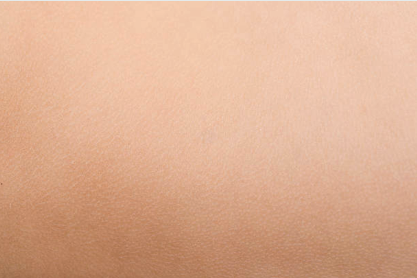
#> input picture Mini Project 3/skin_color_images/1.png, 417 x 278 px, found by its file name
$ python 'main(4).py'
#> lines starting #> are read from the running program, lines starting #| are printed output that depends on the picture
import numpy as np
import cv2
import math

def calculate_hs_histogram(img, bin_size):
    height, width, _ = img.shape
    img_hsv = cv2.cvtColor(img, cv2.COLOR_BGR2HSV)
    max_h = 179
    max_s = 255
    hs_hist = np.zeros((math.ceil(max_h+1/bin_size), math.ceil(max_s+1/bin_size)))
    for i in range(height):
        for j in range(width):
            h = img_hsv[i, j, 0]
            s = img_hsv[i, j, 1]
            hs_hist[math.floor(h/bin_size), math.floor(s/bin_size)] += 1
    # hs_hist /= hs_hist.sum()
    return hs_hist

# [11 lines left out: function color_segmentation, not called in this run]


# Training
bin_size = 20
max_h = 179
max_s = 255
hs_hist = np.zeros((math.ceil(max_h+1/bin_size), math.ceil(max_s+1/bin_size)))
for i in range(1,13):
    print(i)
    img_train = cv2.imread(f'/Users/amitmaheshwarvaranasi/Desktop/{i}.png')
#> img_train is the input picture: shape (278, 417, 3); mean B, G, R 146.1, 174.7, 221.4
    hs_hist+=calculate_hs_histogram(img_train, bin_size)
#> in calculate_hs_histogram, `img_hsv = cv2.cvtColor(img, cv2.COLOR_BGR2HSV)`: img_hsv: shape (278, 417, 3); mean H, S, V 11.6, 88.4, 221.4
#> after the loop in calculate_hs_histogram, `for i in range(height):`:
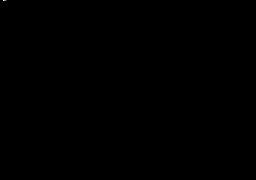
#> hs_hist: shape (180, 256) float64; min 0, max 49449, mean 2.5; drawn with min black and max white
#> pass 3 of the loop `for i in range(1,13):`:
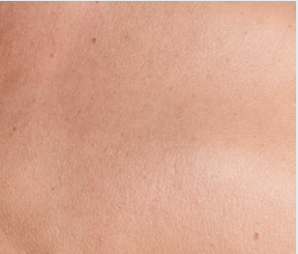
#> input picture Mini Project 3/skin_color_images/10.png, 298 x 254 px, given in place of 3.png, which was not available
#> img_train is the input picture: shape (254, 298, 3); mean B, G, R 142.5, 165.2, 216.4
#> img_hsv: shape (254, 298, 3); mean H, S, V 10.1, 88, 216.5
#> `hs_hist+=calculate_hs_histogram(img_train, bin_size)`:
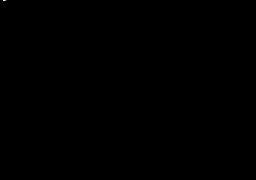
#> hs_hist: shape (180, 256) float64; min 0, max 115800, mean 6.7; drawn with min black and max white
#> (the run stopped early here; a loop or call above may not have finished)
